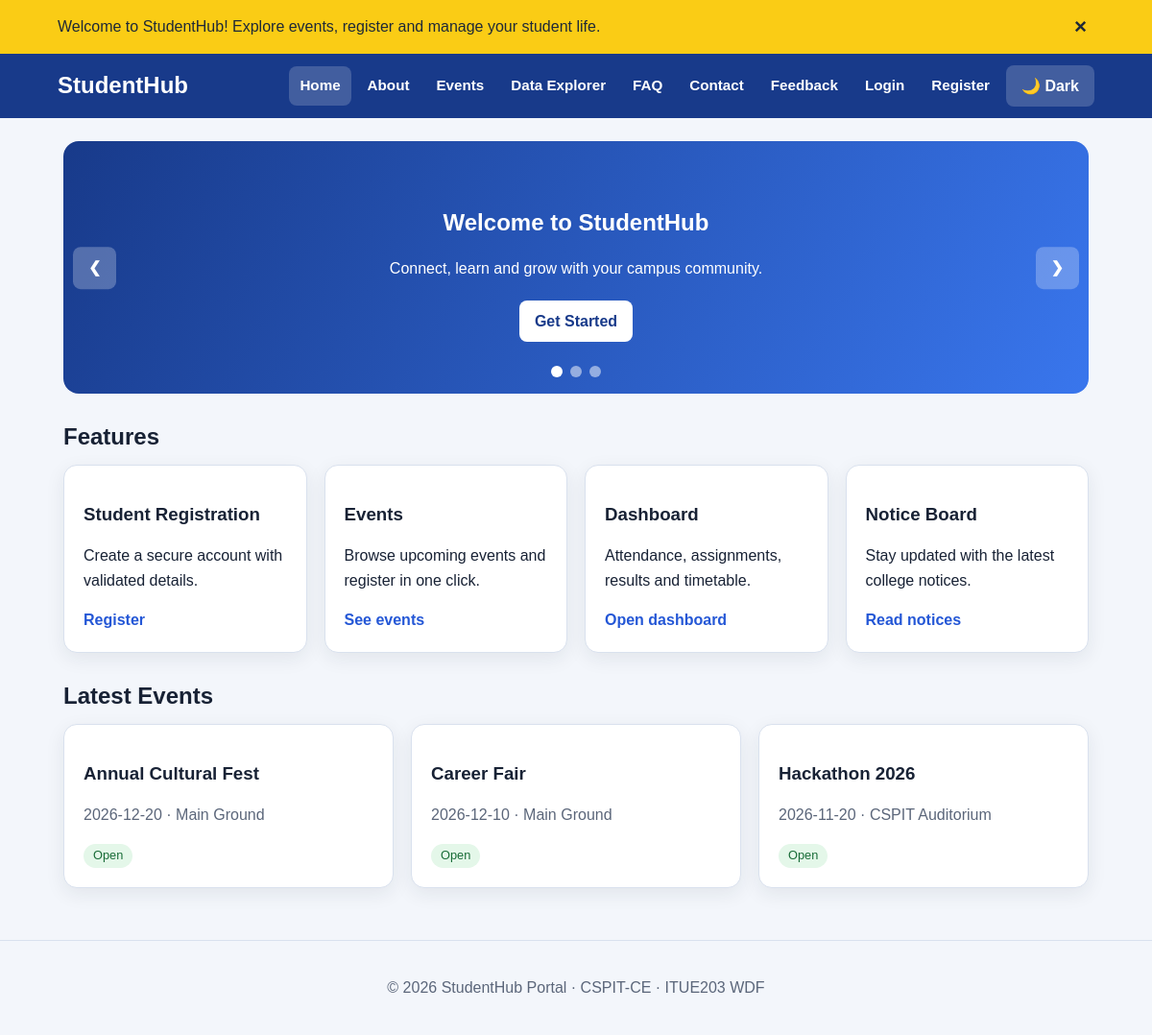
The page /studenthub/index.php on the database its author committed.
### tables this page shows
CREATE TABLE events (
  event_id INT AUTO_INCREMENT PRIMARY KEY,
  event_name VARCHAR(100) NOT NULL,
  event_date DATE NOT NULL,
  venue VARCHAR(100) NOT NULL,
  category VARCHAR(40) NOT NULL DEFAULT 'General',
  status ENUM('open','closed') NOT NULL DEFAULT 'open',
  poster VARCHAR(150) DEFAULT NULL,
  description TEXT
);

### studenthub/includes/auth.php (called while the page is built, shortened)
<?php
function e($s) { return htmlspecialchars((string)$s, ENT_QUOTES, 'UTF-8'); }
function url($p = '') { return BASE_URL . ltrim($p, '/'); }

### studenthub/index.php (the view, shortened to what this page needs)
<?php
include 'includes/header.php';
$latest = $conn->query("SELECT event_id, event_name, event_date, venue, status FROM events ORDER BY event_date DESC LIMIT 3");
?>
<section class="slider" aria-label="Highlights">
    <div class="slide active"><h1>Welcome to StudentHub</h1><p>Connect, learn and grow with your campus community.</p><button class="btn openModal" type="button">Get Started</button></div>
    <button class="slider-btn prev" id="prevSlide" type="button" aria-label="Previous slide">&#10094;</button>
    <button class="slider-btn next" id="nextSlide" type="button" aria-label="Next slide">&#10095;</button>
    <div class="dots"><button class="dot active" type="button" aria-label="Slide 1"></button><button class="dot" type="button" aria-label="Slide 2"></button><button class="dot" type="button" aria-label="Slide 3"></button></div>
</section>
<h2 class="section-title">Features</h2>
<div class="grid">
    <article class="card"><h3>Student Registration</h3><p>Create a secure account with validated details.</p><a href="<?= e(url('register.php')) ?>">Register</a></article>
    <article class="card"><h3>Events</h3><p>Browse upcoming events and register in one click.</p><a href="<?= e(url('events.php')) ?>">See events</a></article>
    <article class="card"><h3>Dashboard</h3><p>Attendance, assignments, results and timetable.</p><a href="<?= e(url('dashboard.php')) ?>">Open dashboard</a></article>
    <article class="card"><h3>Notice Board</h3><p>Stay updated with the latest college notices.</p><a href="<?= e(url('notices.php')) ?>">Read notices</a></article>
</div>
<h2 class="section-title">Latest Events</h2>
<div class="grid">
<?php if ($latest && $latest->num_rows): while ($ev = $latest->fetch_assoc()): ?>
    <article class="card"><h3><?= e($ev['event_name']) ?></h3><p class="muted"><?= e($ev['event_date']) ?> &middot; <?= e($ev['venue']) ?></p><span class="badge <?= $ev['status'] === 'closed' ? 'closed' : '' ?>"><?= e(ucfirst($ev['status'])) ?></span></article>
<?php endwhile; else: ?>
    <p class="muted">No events yet. Import sql/studenthub.sql to load sample data.</p>
<?php endif; ?>
</div>
<?php include 'includes/footer.php'; ?>

### studenthub/assets/css/style.css (style rules this page uses)
:root { --bg:#f3f6fb;--card:#fff;--text:#182235;--muted:#5b667a;--primary:#2457d6;--on-primary:#fff;--head:#183a8a;--border:#d9e1ee;--shadow:0 6px 20px rgba(24,34,53,.08);--ok:#176b36;--okbg:#e4f7e9;--err:#a61b1b;--errbg:#fde8e8 }
* { box-sizing:border-box }
html { scroll-behavior:smooth }
body { margin:0;font-family:Arial,Helvetica,sans-serif;line-height:1.6;background:var(--bg);color:var(--text) }
a { color:var(--primary);font-weight:600;text-decoration:none }
h1,h2,h3 { line-height:1.25 }
button,.btn { display:inline-block;font:inherit;font-weight:600;padding:9px 16px;border:0;border-radius:8px;background:var(--primary);color:var(--on-primary);cursor:pointer;text-decoration:none }
.card { background:var(--card);border:1px solid var(--border);border-radius:14px;padding:20px;box-shadow:var(--shadow) }
.grid { display:grid;gap:18px;grid-template-columns:repeat(auto-fit,minmax(240px,1fr)) }
.section-title { margin:30px 0 14px }
.muted { color:var(--muted) }
.badge { display:inline-block;padding:2px 10px;border-radius:999px;font-size:.8rem;background:var(--okbg);color:var(--ok) }
.slider { position:relative;border-radius:16px;overflow:hidden;background:linear-gradient(120deg,#183a8a,#3976ed);color:#fff;min-height:240px }
.slide { display:none;padding:50px 20px;text-align:center }
.slide.active { display:block }
.slide .btn { background:#fff;color:#183a8a;margin:4px }
.slider-btn { position:absolute;top:50%;transform:translateY(-50%);background:rgba(255,255,255,.25);color:#fff }
.slider-btn.prev { left:10px }
.slider-btn.next { right:10px }
.dots { position:absolute;bottom:10px;left:0;right:0;text-align:center }
.dot { width:12px;height:12px;padding:0;margin:0 4px;border-radius:50%;background:rgba(255,255,255,.5) }
.dot.active { background:#fff }

### rows shown on the page
events: event_name "Annual Cultural Fest", event_date "2026-12-20", venue "Main Ground", status "Open"
events: event_name "Career Fair", event_date "2026-12-10", venue "Main Ground", status "Open"
events: event_name "Hackathon 2026", event_date "2026-11-20", venue "CSPIT Auditorium", status "Open"

### other values the page prints
$label "Home About Events Data Explorer FAQ Contact Feedback Login Register"
